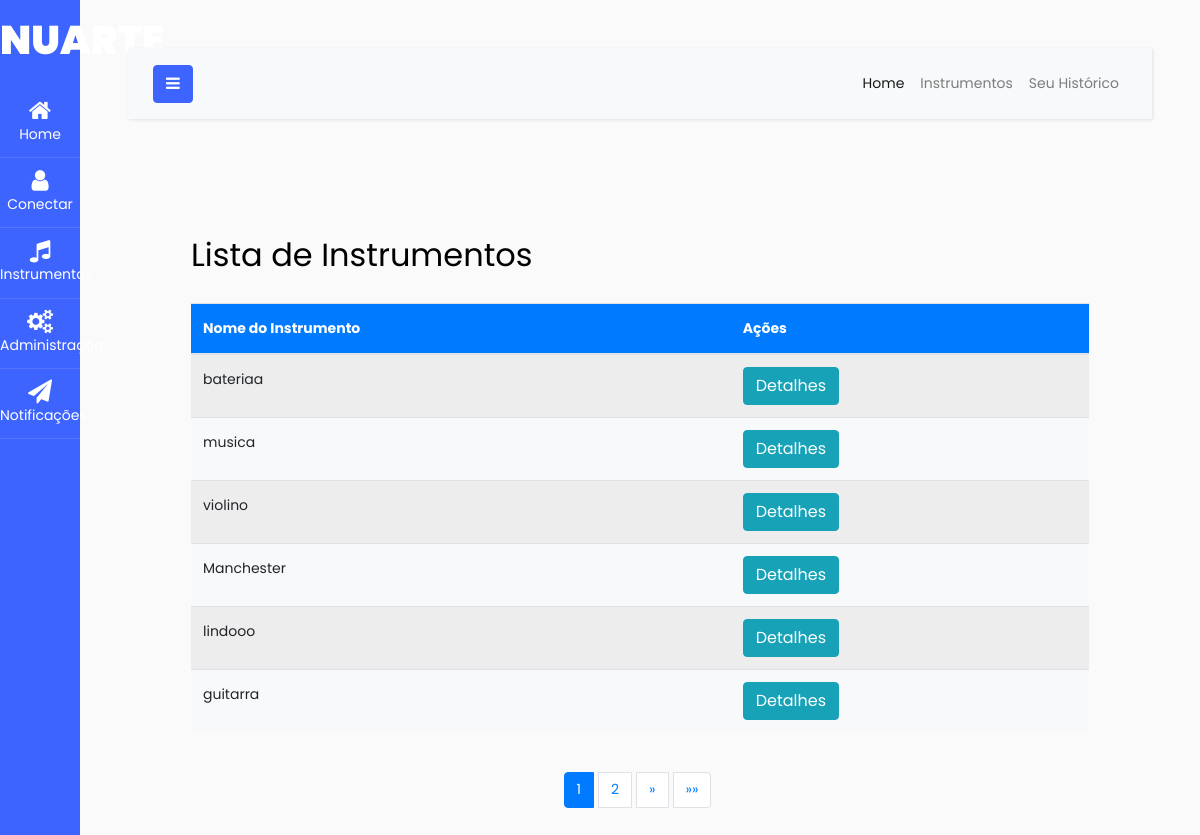
Page /listar_instrumentos/ on the earlier database version.
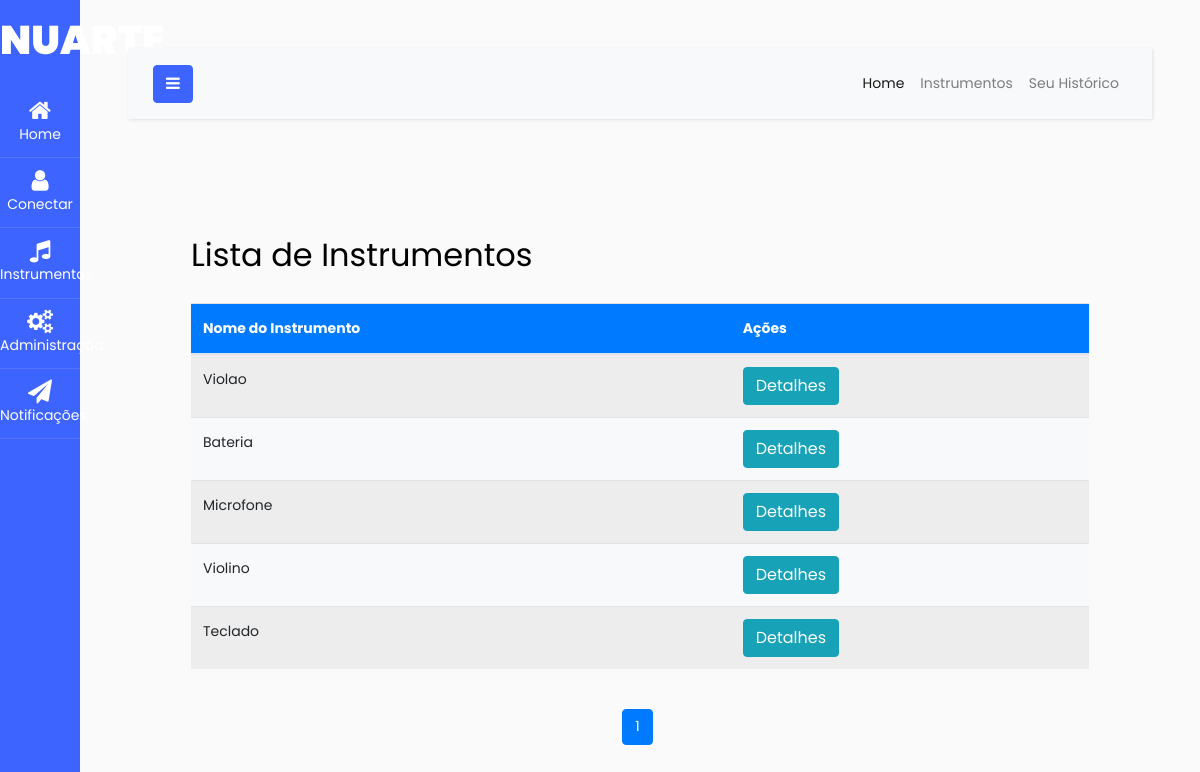
Same page on the later database version.
### nuarte/models.py (models this page shows, shortened)
class Instrumento(models.Model):
    nome = models.CharField(max_length=100)
    descricao = models.TextField()
    disponivel = models.BooleanField(default=True)
    imagem = models.ImageField(upload_to='instrumentos/', null=True, blank=True)

### nuarte/views.py (the view)
# urls.py: path('listar_instrumentos/', ListarInstrumentosView.as_view(), name='listar_instrumentos'),
class ListarInstrumentosView(ListView):
    model = Instrumento
    template_name = 'nuarte/listar_instrumentos.html'
    context_object_name = 'instrumentos'
    paginate_by = 6

### nuarte/templates/nuarte/listar_instrumentos.html (shortened to what this page needs)
{% extends "base.html" %}
{% block content %}
  <div class="container mt-4">
    <h2 class="my-4">Lista de Instrumentos</h2>
    <table class="table table-striped">
      <thead>
        <tr>
          <th>Nome do Instrumento</th>
          <th>Ações</th>
        </tr>
      </thead>
      <tbody>
        {% for instrumento in instrumentos %}
          <tr>
            <td>{{ instrumento.nome }}</td>
            <td>
              <a class="btn btn-info" href="{% url 'nuarte:detalhes_instrumento' instrumento.id %}">Detalhes</a>
            </td>
          </tr>
        {% endfor %}
      </tbody>
    </table>
    <nav aria-label="Page navigation example" style="margin-top: 40px;">
      <ul class="pagination justify-content-center">
        {% for num in page_obj.paginator.page_range %}
          <li class="page-item{% if num == page_obj.number %} active{% endif %}">
            <a class="page-link" href="?page={{ num }}">{{ num }}</a>
          </li>
        {% endfor %}
        {% if page_obj.has_next %}
          <li class="page-item">
            <a class="page-link" href="?page={{ page_obj.next_page_number }}" aria-label="Próxima">
              <span aria-hidden="true">&raquo;</span>
            </a>
          </li>
          <li class="page-item">
            <a class="page-link" href="?page={{ page_obj.paginator.num_pages }}" aria-label="Última">
              <span aria-hidden="true">&raquo;&raquo;</span>
            </a>
          </li>
        {% endif %}
      </ul>
    </nav>
  </div>
{% endblock %}

Differences in the rows shown:
removed Instrumento: nome "bateriaa"
removed Instrumento: nome "musica"
removed Instrumento: nome "violino"
removed Instrumento: nome "Manchester"
removed Instrumento: nome "lindooo"
removed Instrumento: nome "guitarra"
added Instrumento: nome "Violao"
added Instrumento: nome "Bateria"
added Instrumento: nome "Microfone"
added Instrumento: nome "Violino"
added Instrumento: nome "Teclado"
Other differences:
list line gone: "2"
